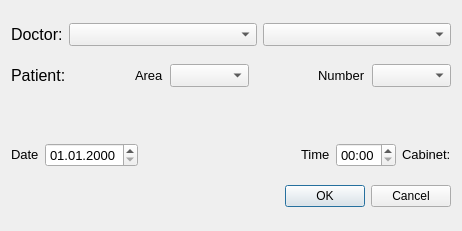
<?xml version="1.0" encoding="UTF-8"?>
<ui version="4.0">
 <class>DirectionEditDialog</class>
 <widget class="QDialog" name="DirectionEditDialog">
  <property name="geometry">
   <rect>
    <x>0</x>
    <y>0</y>
    <width>462</width>
    <height>231</height>
   </rect>
  </property>
  <property name="windowTitle">
   <string>Dialog</string>
  </property>
  <layout class="QVBoxLayout" name="verticalLayout">
   <item>
    <layout class="QHBoxLayout" name="horizontalLayout">
     <item>
      <widget class="QLabel" name="label">
       <property name="sizePolicy">
        <sizepolicy hsizetype="Fixed" vsizetype="Fixed">
         <horstretch>0</horstretch>
         <verstretch>0</verstretch>
        </sizepolicy>
       </property>
       <property name="font">
        <font>
         <pointsize>12</pointsize>
        </font>
       </property>
       <property name="text">
        <string>Doctor:</string>
       </property>
      </widget>
     </item>
     <item>
      <widget class="QComboBox" name="specialityComboBox">
       <property name="font">
        <font>
         <pointsize>10</pointsize>
        </font>
       </property>
      </widget>
     </item>
     <item>
      <widget class="QComboBox" name="nameComboBox">
       <property name="font">
        <font>
         <pointsize>10</pointsize>
        </font>
       </property>
      </widget>
     </item>
    </layout>
   </item>
   <item>
    <layout class="QHBoxLayout" name="horizontalLayout_3">
     <item>
      <widget class="QLabel" name="label_5">
       <property name="font">
        <font>
         <pointsize>12</pointsize>
        </font>
       </property>
       <property name="text">
        <string>Patient:</string>
       </property>
      </widget>
     </item>
     <item>
      <spacer name="horizontalSpacer_3">
       <property name="orientation">
        <enum>Qt::Horizontal</enum>
       </property>
       <property name="sizeHint" stdset="0">
        <size>
         <width>40</width>
         <height>20</height>
        </size>
       </property>
      </spacer>
     </item>
     <item>
      <widget class="QLabel" name="label_6">
       <property name="sizePolicy">
        <sizepolicy hsizetype="Fixed" vsizetype="Fixed">
         <horstretch>0</horstretch>
         <verstretch>0</verstretch>
        </sizepolicy>
       </property>
       <property name="font">
        <font>
         <pointsize>10</pointsize>
        </font>
       </property>
       <property name="text">
        <string>Area</string>
       </property>
      </widget>
     </item>
     <item>
      <widget class="QComboBox" name="areaComboBox">
       <property name="font">
        <font>
         <pointsize>10</pointsize>
        </font>
       </property>
      </widget>
     </item>
     <item>
      <spacer name="horizontalSpacer_4">
       <property name="orientation">
        <enum>Qt::Horizontal</enum>
       </property>
       <property name="sizeHint" stdset="0">
        <size>
         <width>40</width>
         <height>20</height>
        </size>
       </property>
      </spacer>
     </item>
     <item>
      <widget class="QLabel" name="label_7">
       <property name="sizePolicy">
        <sizepolicy hsizetype="Fixed" vsizetype="Fixed">
         <horstretch>0</horstretch>
         <verstretch>0</verstretch>
        </sizepolicy>
       </property>
       <property name="font">
        <font>
         <pointsize>10</pointsize>
        </font>
       </property>
       <property name="text">
        <string>Number</string>
       </property>
      </widget>
     </item>
     <item>
      <widget class="QComboBox" name="numberComboBox">
       <property name="font">
        <font>
         <pointsize>10</pointsize>
        </font>
       </property>
      </widget>
     </item>
    </layout>
   </item>
   <item>
    <layout class="QHBoxLayout" name="horizontalLayout_4">
     <item>
      <spacer name="horizontalSpacer">
       <property name="orientation">
        <enum>Qt::Horizontal</enum>
       </property>
       <property name="sizeHint" stdset="0">
        <size>
         <width>40</width>
         <height>20</height>
        </size>
       </property>
      </spacer>
     </item>
     <item>
      <widget class="QLabel" name="patientNameLabel">
       <property name="sizePolicy">
        <sizepolicy hsizetype="MinimumExpanding" vsizetype="Fixed">
         <horstretch>0</horstretch>
         <verstretch>0</verstretch>
        </sizepolicy>
       </property>
       <property name="font">
        <font>
         <pointsize>12</pointsize>
        </font>
       </property>
       <property name="text">
        <string/>
       </property>
      </widget>
     </item>
    </layout>
   </item>
   <item>
    <layout class="QHBoxLayout" name="horizontalLayout_2">
     <item>
      <widget class="QLabel" name="label_2">
       <property name="sizePolicy">
        <sizepolicy hsizetype="Fixed" vsizetype="Fixed">
         <horstretch>0</horstretch>
         <verstretch>0</verstretch>
        </sizepolicy>
       </property>
       <property name="font">
        <font>
         <pointsize>10</pointsize>
        </font>
       </property>
       <property name="text">
        <string>Date</string>
       </property>
      </widget>
     </item>
     <item>
      <widget class="QDateEdit" name="dateEdit">
       <property name="font">
        <font>
         <pointsize>10</pointsize>
        </font>
       </property>
       <property name="displayFormat">
        <string>dd.MM.yyyy</string>
       </property>
      </widget>
     </item>
     <item>
      <spacer name="horizontalSpacer_2">
       <property name="orientation">
        <enum>Qt::Horizontal</enum>
       </property>
       <property name="sizeHint" stdset="0">
        <size>
         <width>40</width>
         <height>20</height>
        </size>
       </property>
      </spacer>
     </item>
     <item>
      <widget class="QLabel" name="label_3">
       <property name="sizePolicy">
        <sizepolicy hsizetype="Fixed" vsizetype="Fixed">
         <horstretch>0</horstretch>
         <verstretch>0</verstretch>
        </sizepolicy>
       </property>
       <property name="font">
        <font>
         <pointsize>10</pointsize>
        </font>
       </property>
       <property name="text">
        <string>Time</string>
       </property>
      </widget>
     </item>
     <item>
      <widget class="QTimeEdit" name="timeEdit">
       <property name="font">
        <font>
         <pointsize>10</pointsize>
        </font>
       </property>
       <property name="displayFormat">
        <string>hh:mm</string>
       </property>
      </widget>
     </item>
     <item>
      <widget class="QLabel" name="cabinetLabel">
       <property name="sizePolicy">
        <sizepolicy hsizetype="Fixed" vsizetype="Fixed">
         <horstretch>0</horstretch>
         <verstretch>0</verstretch>
        </sizepolicy>
       </property>
       <property name="font">
        <font>
         <pointsize>10</pointsize>
        </font>
       </property>
       <property name="text">
        <string>Cabinet:</string>
       </property>
      </widget>
     </item>
    </layout>
   </item>
   <item>
    <widget class="QDialogButtonBox" name="buttonBox">
     <property name="orientation">
      <enum>Qt::Horizontal</enum>
     </property>
     <property name="standardButtons">
      <set>QDialogButtonBox::Cancel|QDialogButtonBox::Ok</set>
     </property>
    </widget>
   </item>
  </layout>
 </widget>
 <resources/>
 <connections>
  <connection>
   <sender>buttonBox</sender>
   <signal>accepted()</signal>
   <receiver>DirectionEditDialog</receiver>
   <slot>accept()</slot>
   <hints>
    <hint type="sourcelabel">
     <x>248</x>
     <y>254</y>
    </hint>
    <hint type="destinationlabel">
     <x>157</x>
     <y>274</y>
    </hint>
   </hints>
  </connection>
  <connection>
   <sender>buttonBox</sender>
   <signal>rejected()</signal>
   <receiver>DirectionEditDialog</receiver>
   <slot>reject()</slot>
   <hints>
    <hint type="sourcelabel">
     <x>316</x>
     <y>260</y>
    </hint>
    <hint type="destinationlabel">
     <x>286</x>
     <y>274</y>
    </hint>
   </hints>
  </connection>
 </connections>
</ui>
